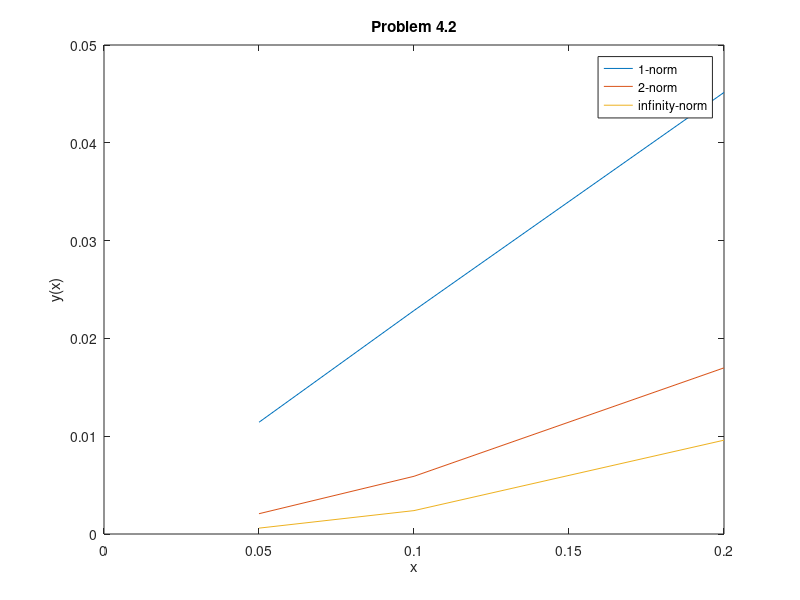

Recreate this plot in MATLAB.
xInitial = 0;
xFinal = 2;
h = 0.2;
yInitial = 0;
yFinal = -4;

xbar = [0.05, 0.1, 0.2];
e1 = zeros(3, 1);
e2 = zeros(3, 1);
e3 = zeros(3, 1);
index = 1;
for h = [0.05, 0.1, 0.2]
    N = (xFinal - xInitial)/h;
    % exact
    fexact = @(x) 1/6*x^3*exp(x) - 5/3*x*exp(x) + 2*exp(x) - x - 2;
    y = zeros(N+1,1);
    x = zeros(N+1,1);
    x(1) = xInitial;
    y(1) = yInitial;
    x(N+1) = xFinal;
    y(N+1) = yFinal;
    for i = 1:N-1
        x(i+1) = x(i) + h;
        y(i+1) = fexact(x(i+1));
    end

    % FDM
    p = -2;
    q = 1;
    f = @(x) x*exp(x) - x;
    A = zeros(N-1, N-1);
    A(1,1) = -2/h^2 + q;
    A(1,2) = 1/h^2 + p/(2*h);
    A(N-1,N-2) = 1/h^2 - p/(2*h);
    A(N-1,N-1) = -2/h^2 + q;
    for i = 2:N-2
        A(i,i-1) = 1/h^2 - p/(2*h);
        A(i,i) = -2/h^2 + q;
        A(i,i+1) = 1/h^2 + p/(2*h);
    end
    B = zeros(N-1,1);
    B(1) = f(xInitial + h) - yInitial/h^2 + p*yInitial/(2*h);
    B(N-1) = f(xFinal - h) - yFinal/h^2 - p*yFinal/(2*h);
    for i = 2:N-2
        B(i) = f(xInitial + i*h);
    end
    FDMY = inv(A)*B;
    fy = zeros(N+1,1);
    fy(1) = yInitial;
    fy(N+1) = yFinal;
    for i = 2:N
        fy(i) = FDMY(i-1);
    end
    e1(index) = sum(abs(y - fy))
    e2(index) = sqrt(sum((y-fy).^2))
    e3(index) = max(abs(y-fy))
    index = index + 1
end
plot(xbar, e1, 'DisplayName','1-norm')
hold on
plot(xbar, e2, 'DisplayName','2-norm')
hold on
plot(xbar, e3, 'DisplayName','infinity-norm')


legend
title('Problem 4.2')
xlabel('x')
ylabel('y(x)')